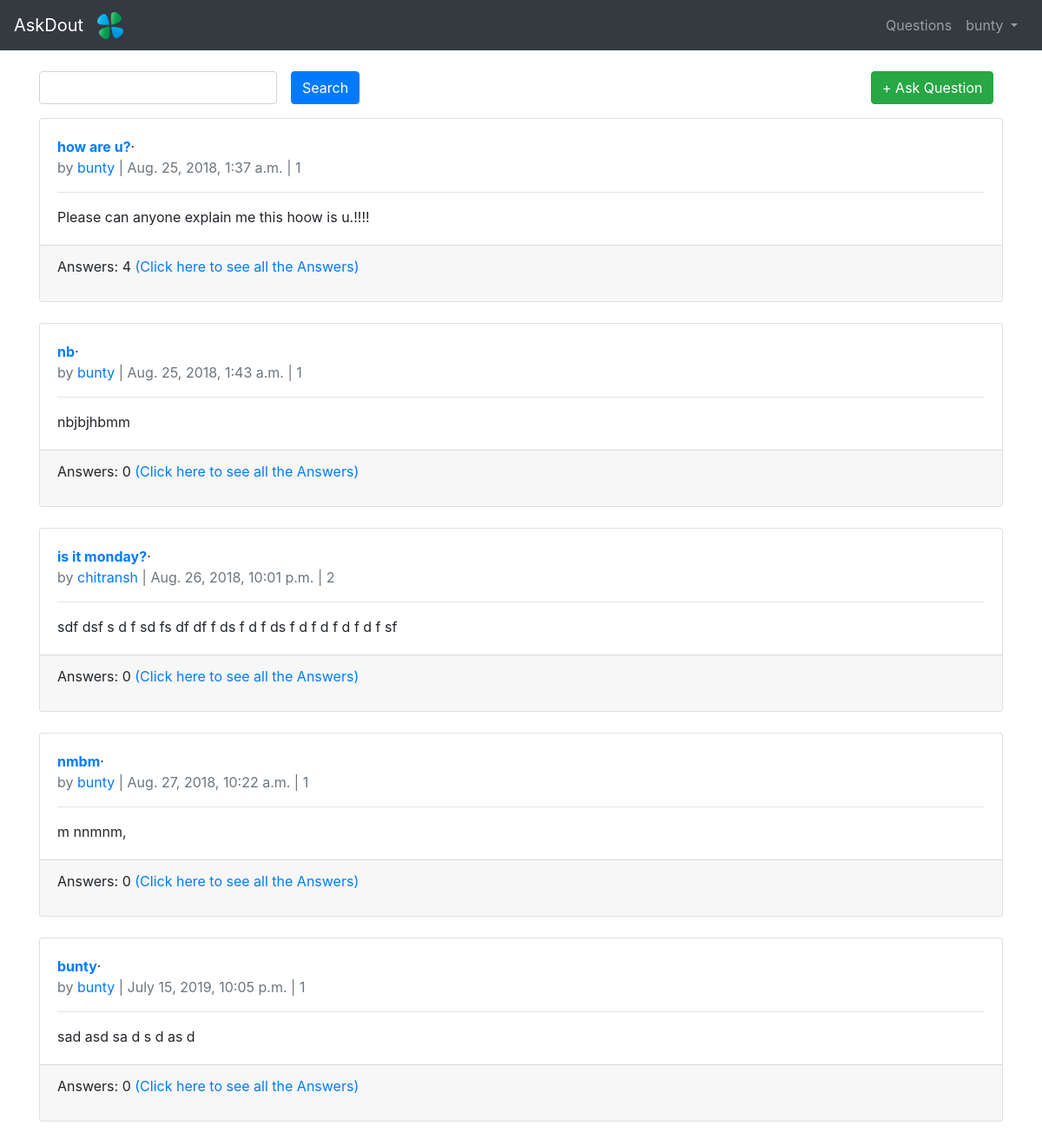
Before: /question/ (signed in) with the older database file.
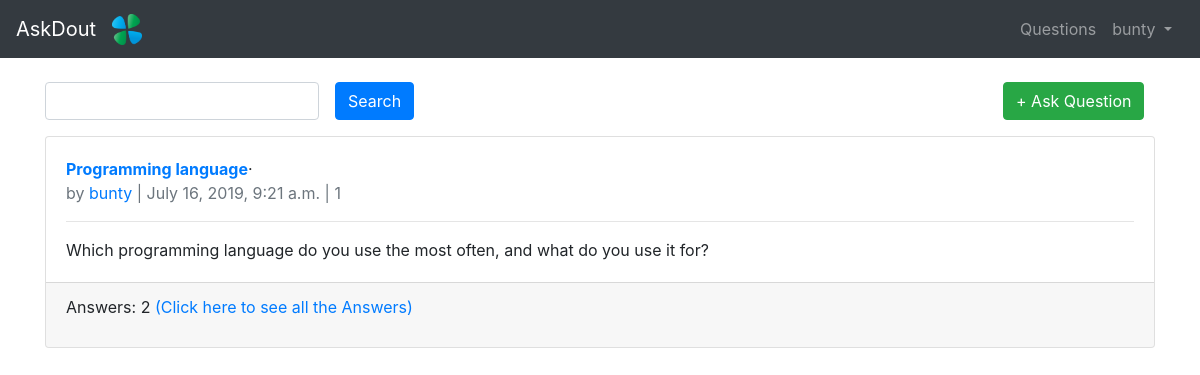
After: the same page with the newer database file.
### ask/models.py (models this page shows, shortened)
class Question(models.Model):
     title = models.CharField(max_length=100)
     body = models.TextField()
     date = models.DateTimeField(auto_now_add=True)
     image = models.ImageField(upload_to = 'img/',null=True,blank=True)
     person = models.ForeignKey(settings.AUTH_USER_MODEL,on_delete=models.CASCADE)

### users/models.py (models this page shows)
class CustomUser(AbstractUser): #our CustomUser is the dublicate of AbstractUser means default user model
	age = models.PositiveIntegerField(default=0)

### ask/views.py (the view)
# urls.py: path('question/',views.QuestionListView.as_view(),name='question_list'),
class QuestionListView(LoginRequiredMixin,ListView):
   model = Question
   template_name = 'question_list.html'
   login_url = 'login'
   def get_queryset(self):
        if self.request.method == 'GET':
          search = self.request.GET.get('search')
        if search == None:
           search = ''
        return Question.objects.all().filter(title__icontains = search)

### templates/question_list.html
{% extends 'base.html' %}
{% block content %}
<div class="row my-3">
<div class="col-sm-10">
<form class="form-inline">
<input class="form-control" type="text" name="search"/>
<input class="btn btn-primary mx-3" type="submit" value="Search" />
</form>
</div>
<div class="col">
{% if user.is_authenticated %}
<a href="{% url 'question_new' %}" class="btn btn-success ml-2">+ Ask Question</a>
{% endif %}
</div>
</div>
{% for question in object_list %}
<div class="card">
	<div class="card-body">
    	<span class="font-weight-bold"><a href="{% url 'question_detail' question.id%}">{{question.title}}</a></span>&middot;<br>
        <span class="text-muted">by <a href="{% url 'profile_detail' question.person.id%}">{{ question.person }} </a>| {{ question.date }} | {{question.person.id}}</span>
        <hr>
        {{question.body}}
    </div>
    <div class="card-footer">
        <p>Answers: {{question.comments.all.count}}  <a href="{% url 'question_detail' question.id %} ">(Click here to see all the Answers)</a></p>
    </div>
</div>
<br/>
{% endfor %}
{% endblock %}

Changed rows visible on the page:
removed Question: title "nb", person "bunty", date "Aug. 25, 2018, 1:43 a.m.", person.id "1", body "nbjbjhbmm", comments.all.count "0"
removed Question: title "is it monday?", person "chitransh", date "Aug. 26, 2018, 10:01 p.m.", person.id "2", body "sdf dsf s d f sd fs df df f ds f d f ds f d f d f d f d f sf", comments.all.count "0"
removed Question: title "nmbm", person "bunty", date "Aug. 27, 2018, 10:22 a.m.", person.id "1", body "m nnmnm,", comments.all.count "0"
removed Question: title "bunty", person "bunty", date "July 15, 2019, 10:05 p.m.", person.id "1", body "sad asd sa d s d as d", comments.all.count "0"
changed Question "bunty": title "how are u?" → "Programming language"; date "Aug. 25, 2018, 1:37 a.m." → "July 16, 2019, 9:21 a.m."; body "Please can anyone explain me this hoow is u.!!!!" → "Which programming language do you use the most often, and what do you use it for?"; comments.all.count "4" → "2"
